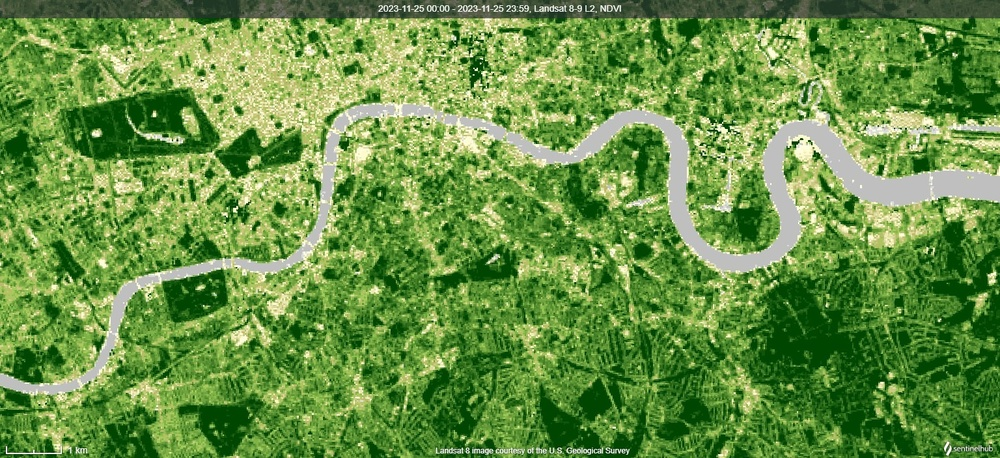
#> input picture content/STEM-Insight/London.jpg, 1000 x 458 px, shrunk from 1536 x 703 before the run
$ jupyter execute STEMInsightWeek.ipynb
#> lines starting #> are read from the running program, lines starting #| are printed output that depends on the picture
### content/STEM-Insight/functions.py
from PIL import Image
import numpy as np
import matplotlib.pyplot as plt

# create some useful functions to use during this workshop
def convert(image, water=True):
    # open the original image, and show its filetype, colour mode and size
#> called with image = 'London.jpg', water = True
    original = Image.open(image)
#> original is the input picture: PIL image 1000x458 RGB; mean R, G, B 103.1, 146.5, 68.1
    print("original:", original.format, original.mode, original.size)
#| original: JPEG RGB (1000, 458)
    # the filetype should be JPEG or PNG; the colour mode should be RGB


    pixelMap = original.load()      #loading the pixel map of the image
    horizontal, vertical = original.size[0], original.size[1]   # name horizontal and vertical, to make next code clearer
#> horizontal = 1000; vertical = 458

    for i in range(horizontal):     # for every horizontal pixel
        for j in range(vertical):   # and every vertical pixel
            pixel = pixelMap[i,j]   # get the rgb value (r,g,b)
            r, g, b = pixel[0], pixel[1], pixel[2]          # name red, green, blue, to make next code clearer

            # check if r, g & b are similar in value (therefore grey)
            if (r in range (g-10, g+10) and b in range (g-10, g+10)):
                # if grey, reset to black (to make sure it show up properly in the next section)
                if water == True:
                    pixelMap[i,j] = (0, 0, 0)
                elif water == False:
                    pixelMap[i,j] = (255, 255, 255)

    # convert into a numpy array containing all the pixels except the top 25 rows to cut off the header, and show its data type and shape
    np_img = np.asarray(original)
    np_img = np.delete(np_img, slice(0, 25), axis=0)
#> np_img: shape (433, 1000, 3)
    np_img = np.delete(np_img, slice(-26, -1), axis=0)
#> np_img: shape (408, 1000, 3)
    print("array: ", np_img.dtype, np_img.shape)
#| array:  uint8 (408, 1000, 3)
    # the data type should be uint8, the size should be 50 pixels smaller than the original in one dimension

    # convert into a luminosity plot by taking just the green values [1] and return as the function's output
    # the colour is determined by the brightness/depth of the pixel, ignoring whether it is red, green or blue
    # Note: this works for our images in NDVI format as they have been pre-processed in this way, you might get strange results using other images!
    lum_img = np_img[:, :, 1]
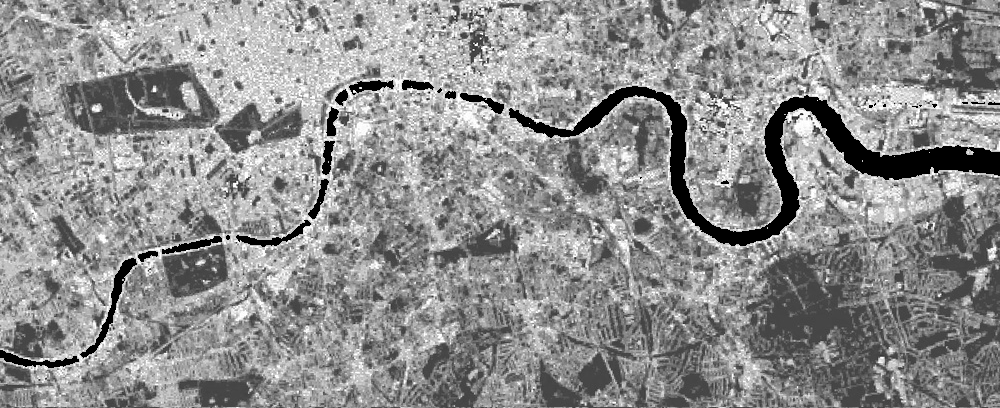
#> lum_img: shape (408, 1000); min 0, max 255, mean 142.9
    return lum_img

def tidy_plot():
    '''
    this function removes the axes of the plots
    because they only show the size of the image, they can be misleading and are not needed for this workshop
    '''
    plt.xticks([])
    plt.yticks([])

### content/STEM-Insight/STEMInsightWeek.ipynb
<h3>Satellites</h3>

This coding workshop follows on from the Our World from Space careers day's <strong>Satellite Imagery</strong> workshop.<br>
You have already explored how infra-red satellite imagery can be used to see where vegetation is the healthiest, for example to help farmers track the health of their crops.
<br><br>
In this workshop, you will investigate some more infra-red satellite images by programming in Python.
<br><br>
The images used in this workshop were taken from <a href="https://apps.sentinel-hub.com/eo-browser/" target="_blank">Sentinel Hub.</a> <br>
The options used to find these images were,<br>
<ul>
  <li>Data Source = Landsat 8-9, with cloud cover less than 10%</li>
  <li>Time Range = March 2020 - Now</li>
  <li>Visualised in = NDVI</li>
</ul>
For more information about Normalised Distribution Vegetation Index (NDVI) images, <a href="https://eos.com/make-an-analysis/ndvi/" target="_blank">visit here.</a>

<h3>Before Starting</h3>
If you get any unusual error messages, come back here!

1. Click **>> Restart the kernel** from the toolbar at the top before starting.<br>
<em>Errors can show up if you do not do this, as functions.py needs to load correctly in the background.</em>
<br><br>
2. Run the cell below (*# import libraries*) by clicking inside it and hitting (Shift + Enter), or clicking *> Run* from the toolbar at the top.<br>
<em>If you ever restart the kernel again, come back here and run the 'import libraries' cell again.<br>
Wait for [*] on the left to change to [1] before carrying on.</em>

[cell 1]
# import libraries
import matplotlib.pyplot as plt
import functions as s

<h3>Viewing satellite images</h3>

1. Run the cell below to process the first image <strong>"London.jpg"</strong><br>
<em>If the code worked, you should see some information underneath labelled 'original' and 'array'.</em><br>
<em>If you <strong>have not changed the code</strong> but get an error message here, go to the <strong>Before Starting</strong> section above, or ask as workshop leader for help.

[cell 2]
starter_Image = s.convert( "London.jpg" )

2. Run the cell below to see the image.<br>
<em>The first line of code shows the image, the second link removes axes that make it look like a graph. To see what it looks like with the axes, you can add a # symbol to the beginning of the second line, then run the cell again.</em>

[cell 3]
plt.imshow(starter_Image)
s.tidy_plot()

<strong>What is the London image showing?</strong>
* What does black mean?
* What does yellow or light green mean?
* What does dark green or blue mean?

<strong>Test out the other images we have added for you by editing the code below.</strong><br>
You can choose from:
* "Oxford.jpg"
* "Pyrenees.jpg"
* "Nile.jpg"

Edit the first line of code with the name of the image you would like to test, then run the cell.

[cell 4]
practice_Image = s.convert( "Oxford.jpg" )
#> call 2 of convert, with image = 'Oxford.jpg', water = True
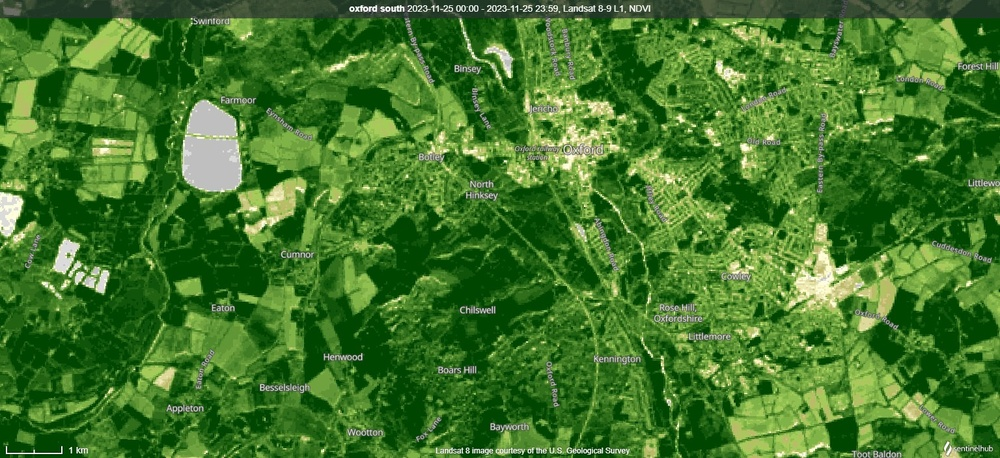
#> input picture content/STEM-Insight/Oxford.jpg, 1000 x 458 px, shrunk from 1536 x 703 before the run
#> in convert, original is the input picture: PIL image 1000x458 RGB; mean R, G, B 65.4, 119.8, 41.8
#| original: JPEG RGB (1000, 458)
#> in convert (call 2), `np_img = np.delete(np_img, slice(0, 25), axis=0)`:
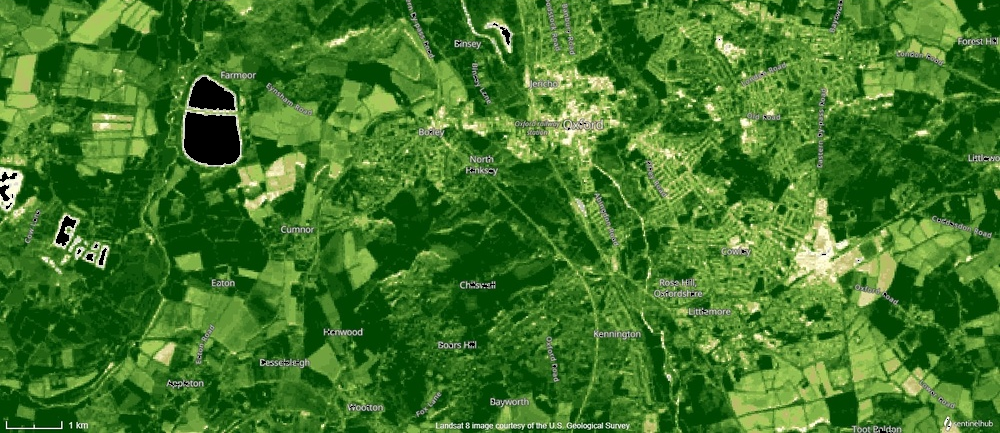
#> np_img: shape (433, 1000, 3); mean R, G, B 63.8, 119.7, 39.4
#> in convert (call 2), `np_img = np.delete(np_img, slice(-26, -1), axis=0)`:
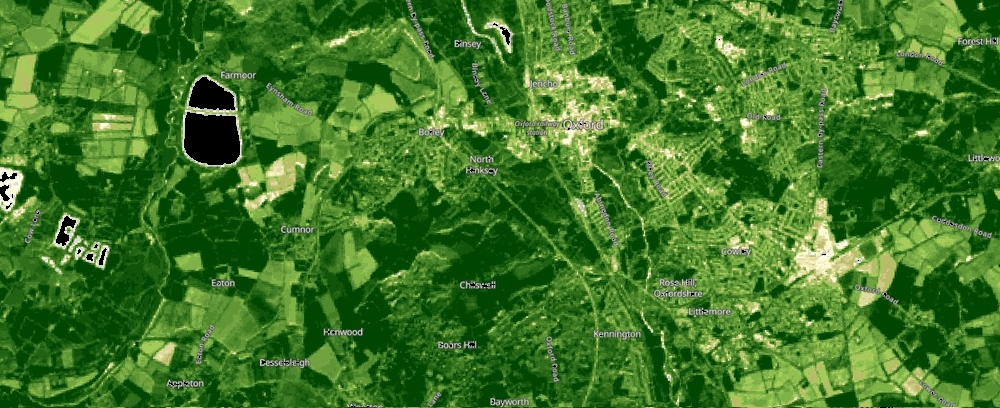
#> np_img: shape (408, 1000, 3); mean R, G, B 63.8, 119.7, 39.2
#| array:  uint8 (408, 1000, 3)
#> in convert (call 2), `lum_img = np_img[:, :, 1]`:
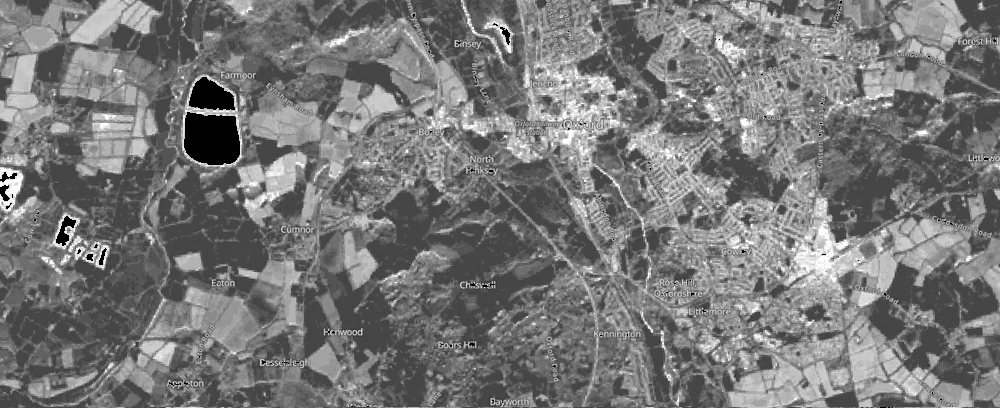
#> lum_img: shape (408, 1000); min 0, max 255, mean 119.7
plt.imshow(practice_Image)
s.tidy_plot()

What do you think about these images? Do the colours show up the way you would expect?<br>
<strong>When you have tested the images, choose your favourite one and run the code for that before moving on.</strong>

<h3>Editing colours</h3>

At the moment, the images are always shades of green, but you can change this by choosing a <strong>colour map</strong>.
<br>
Run the code below to see your image with the colour map <strong>"inferno"</strong>.

[cell 5]
plt.imshow(practice_Image, cmap="inferno")
s.tidy_plot()

<em>cmap</em> is short for colour map, and you can change <em>"inferno"</em> to a different option to change the appearance of your image.<br>
Some of the options you can choose from are:
* "magma"
* "plasma"
* "viridis"
* "cividis"
* "twilight"
* "turbo"
* "Spectral"
* "cool"
* "cubehelix"
* "flag"
* "gray"
* "hot"
* "jet"
* "rainbow"
* "seismic"
* "terrain'

You can get the full list here: https://matplotlib.org/stable/gallery/color/colormap_reference.html

<h3>Adding information to your image</h3>

It is not always easy to know what each colour means so, if you want people to understand your image, you can add:
* a title for your image
* a key (called a colour bar)
* a label for the key, to explain what the colours mean

Run the code below to see this in action, then have a go at editing it to describe your image.

[cell 6]
my_Image = s.convert( "Nile.jpg" ) # choose an image to work on for this section
#> call 3 of convert, with image = 'Nile.jpg', water = True
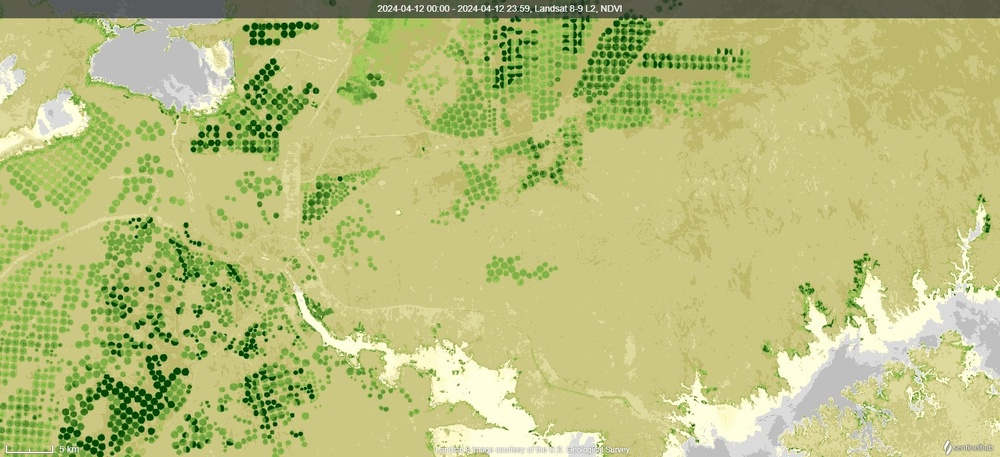
#> input picture content/STEM-Insight/Nile.jpg, 1000 x 457 px, shrunk from 1536 x 702 before the run
#> in convert, original is the input picture: PIL image 1000x457 RGB; mean R, G, B 185.5, 190.6, 123.5
#| original: JPEG RGB (1000, 457)
#> in convert (call 3), `np_img = np.delete(np_img, slice(0, 25), axis=0)`:
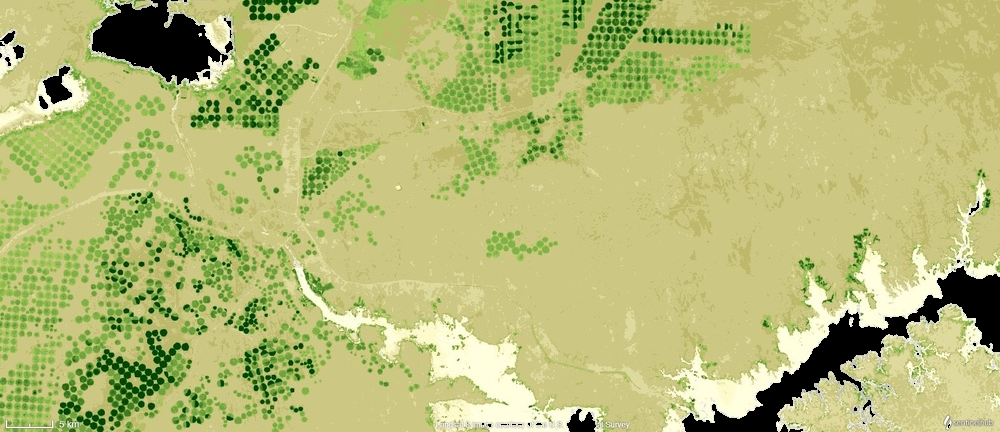
#> np_img: shape (432, 1000, 3); mean R, G, B 181.2, 186.3, 117.3
#> in convert (call 3), `np_img = np.delete(np_img, slice(-26, -1), axis=0)`:
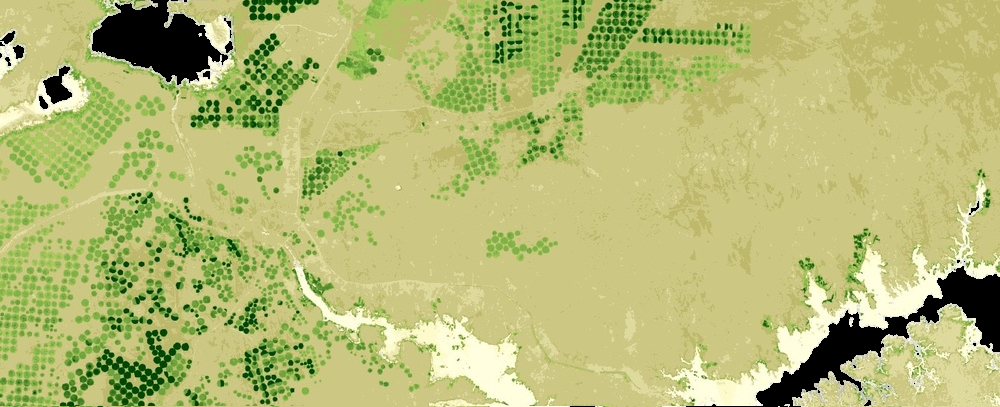
#> np_img: shape (407, 1000, 3); mean R, G, B 181.4, 186.5, 116.7
#| array:  uint8 (407, 1000, 3)
#> in convert (call 3), `lum_img = np_img[:, :, 1]`:
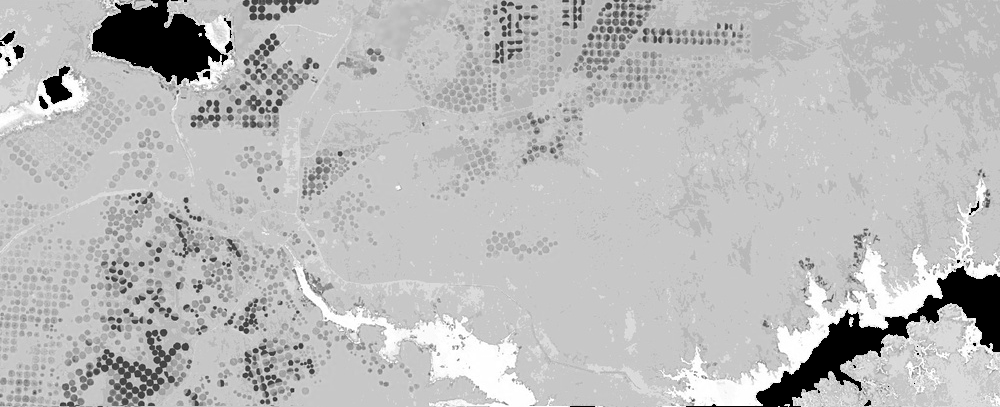
#> lum_img: shape (407, 1000); min 0, max 255, mean 186.5
#my_Image = s.convert( "Nile.jpg", water=False) # optional - test out this code, what is happening to the water in the image?

plt.imshow(my_Image, cmap='rainbow')
s.tidy_plot()

plt.colorbar(orientation='horizontal', label="EXPLANATION OF THE COLOURS")
plt.title('TITLE OF MY IMAGE')
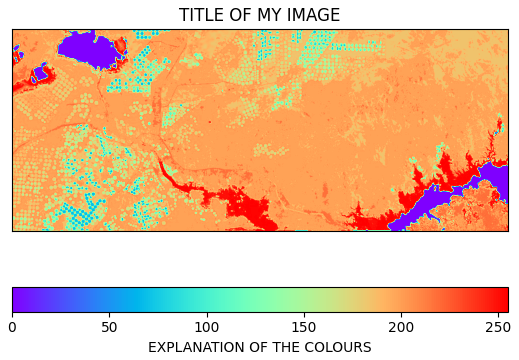
#> figure drawn by matplotlib, 2 panels
